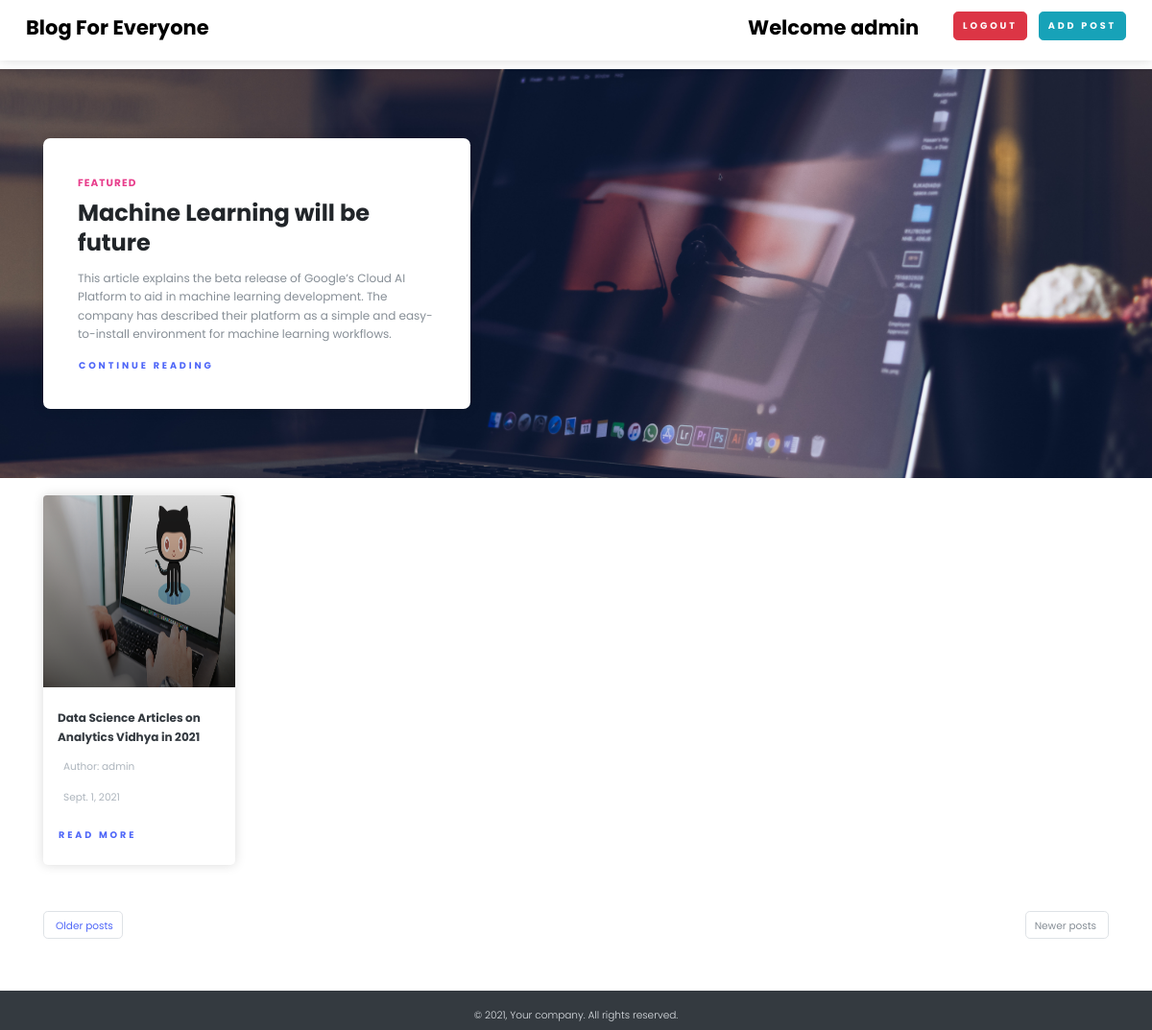
The app's page / (signed in) with its own data.
### app/models.py (models this page shows, shortened)
class post(models.Model):
    title = models.CharField(max_length=200)
    image = models.ImageField(upload_to='media')
    content = FroalaField()
    slug     = models.SlugField(max_length=1000,null=True,blank=True)
    created_At = models.DateField(auto_now_add=True)
    user = ForeignKey(User, on_delete=models.CASCADE)

### app/views.py (the view)
# urls.py: path('',views.home,name='home'),
def home(request):
    obj = post.objects.all()
    return render(request, 'app/blog.html', {'obj': obj})

### app/templates/app/blog.html (shortened to what this page needs)
{% extends 'app/base.html' %}
{% load static %}
{% block content %}
<section class="position-relative py-6">
  <img class="bg-image" src="{% static 'images/tech.jpg' %}" alt="">
  <div class="container">
    <div class="row">
      <div class="col-lg-5">
        <div class="bg-white rounded-lg shadow p-5"><strong class="text-uppercase text-secondary d-inline-block mb-2 text-sm">Featured</strong>
          <h2 class="mb-3">Machine Learning will be future</h2>
          <p class="text-muted">This article explains the beta release of Google’s Cloud AI Platform to aid in machine learning development. The company has described their platform as a simple and easy-to-install environment for machine learning workflows.</p><a class="btn btn-link p-0" href="#">Continue reading </a>
        </div>
      </div>
    </div>
  </div>
</section>
<section class="py-4">
  <div class="container">
    <div class="row mb-5">
      {% for data in obj %}
      <div class="col-lg-3 col-sm-6 mb-3 hover-animate" >
        <div class="card shadow border-0 h-100" style="width: 200px; height: 300px;"><a href="/media/{{data.image}}"><img class="img-fluid card-img-top" src="/media/{{data.image}}" alt="..." style="width: 200px; height: 200px;"/></a>
          <div class="card-body">
            <h5 class="my-2"><a class="text-dark" href="#">{{data.title}}      </a></h5>
            <p class="text-gray-500 text-sm my-3">Author: {{data.user}}</p>
            <p class="text-gray-500 text-sm my-3">{{data.created_At}}</p>
            <a class="btn btn-link pl-0" href="{% url 'see_blog' data.slug %}">Read more</a>
          </div>
        </div>
      </div>
      {% endfor %}
    </div>
    <nav aria-label="Blog pagination">
      <ul class="pagination justify-content-between mb-5">
        <li class="page-item"><a class="page-link text-sm rounded" href="#"> Older posts</a></li>
        <li class="page-item disabled"><a class="page-link text-sm rounded" href="#" tabindex="-1">Newer posts  </a></li>
      </ul>
    </nav>
  </div>
</section>
{% endblock content %}

### app/templates/app/base.html (shortened to what this page needs)
<!DOCTYPE html>
<html lang="en">
  {% load static %}
<head>
    <link rel="stylesheet" href="{% static 'css/nouislider.css' %}">
    <link rel="stylesheet" href="{% static 'css/swiper.min.css' %}">
    <link rel="stylesheet" href="{% static 'css/magnific-popup.css' %}">
    <link rel="stylesheet" href="{% static 'css/default.css' %}" id="theme-stylesheet">
   </head>
  <body style="padding-top: 72px;">
        <header class="header">
        <nav class="navbar navbar-expand-lg fixed-top shadow navbar-light bg-white">
          <div class="container-fluid">
            <div class="d-flex align-items-center"><a class="navbar-brand py-1" href="{% url 'home' %}">
            <h3>Blog For Everyone</h3>
            </div>
            <div class="collapse navbar-collapse" id="navbarCollapse">
              <ul class="navbar-nav ml-auto">
                {% if request.user.is_authenticated %}
                <h3>Welcome {{request.user}}</h3>
                <li class="nav-item mt-3 mt-lg-0 ml-lg-3 d-lg-none d-xl-inline-block">
                  <a class="btn btn-danger" href="{% url 'logout' %}">Logout</a></li>
                  <li class="nav-item mt-3 mt-lg-0 ml-lg-3 d-lg-none d-xl-inline-block">
                    <a class="btn btn-info" href="{% url 'addpost' %}">Add Post</a></li>
                {% else %}
                {% block btn %}
                <li class="nav-item mt-3 mt-lg-0 ml-lg-3 d-lg-none d-xl-inline-block">
                  <a class="btn btn-primary" href="{% url 'login' %}">Add Post</a></li>
                {% endblock btn %}
                {% endif %}
              </ul>
            </div>
          </div>
        </nav>
      </header>
    {% block content %}
    {% endblock content %}
    <footer class="position-relative z-index-10 d-print-none text-center">
      <div class="py-4 font-weight-light bg-gray-800 text-gray-300 text-center">
        <div class="container" style="height:5px;">
          <div class="row align-items-center">
            <div class="col">
              <p class="text-sm mb-md-0 ">&copy; 2021, Your company.  All rights reserved.</p>
            </div>
          </div>
        </div>
      </div>
    </footer>
  </body>
</html>

### app/templates/app/base.html (style rules this page uses)
* { font-size: 12px; }

### records on screen
post: image (picture), title "Data Science Articles on Analytics Vidhya in 2021", user "admin", created_At "Sept. 1, 2021"

### other values on screen
{{ request.user }} "admin"
